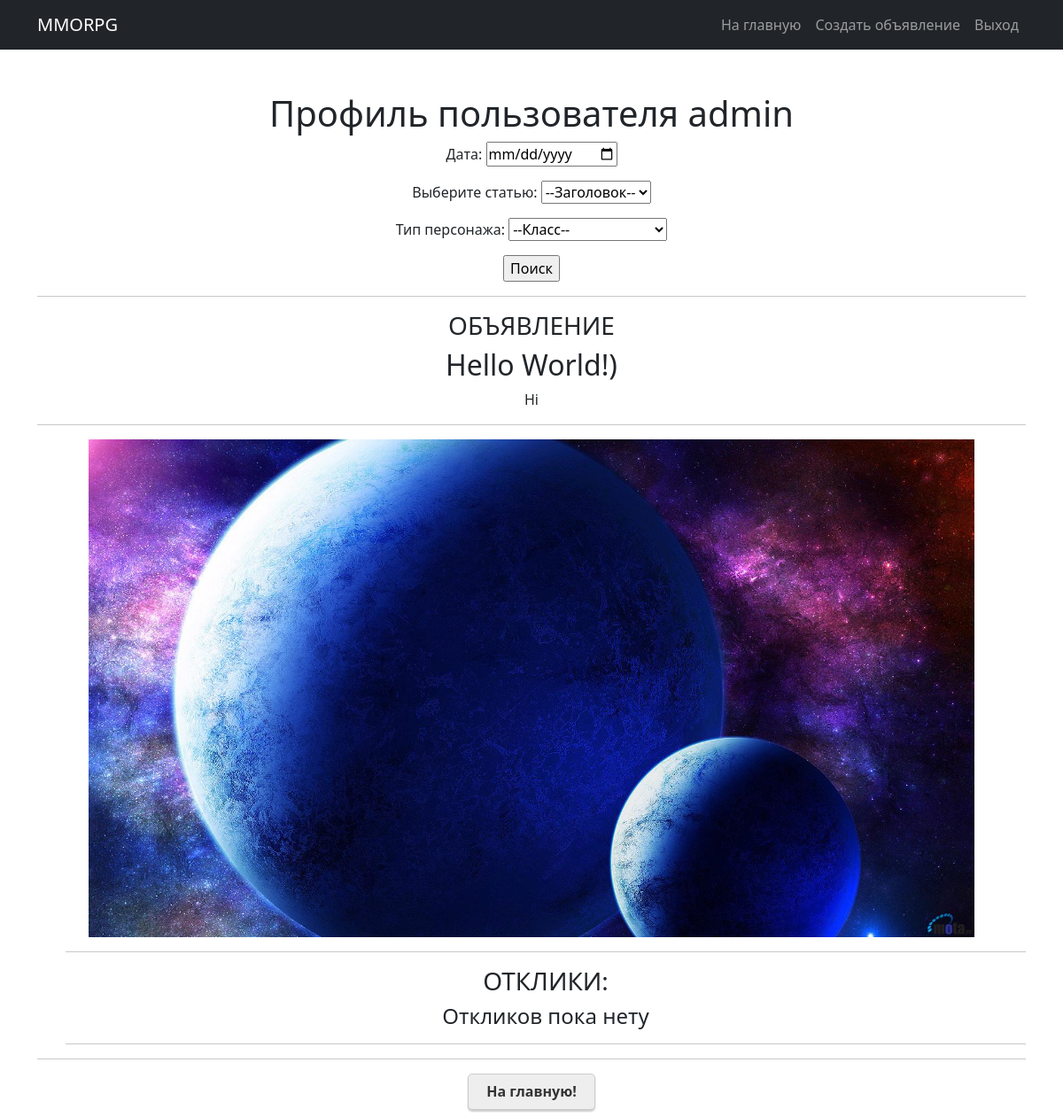
/profile/ (signed in), run on the app's committed database.
### appmmo/models.py (models this page shows, shortened)
class Advertisement(models.Model):
    tank = 'TK'
    heal = 'HL'
    dd = 'DD'
    trader = 'TD'
    guild_masters = 'GM'
    quest_giver = 'KG'
    blacksmith = 'BS'
    the_tanner = 'TR'
    potions_master = 'PM'
    master_of_spells = 'SP'
    CATEGORY_CHOIESES = (
        (tank, ('Танки')),
        (heal, ('Хилы')),
        (dd, ('ДД')),
        (trader, ('Торговец')),
        (guild_masters, ('Гилдмастер')),
        (quest_giver, ('Квестгивер')),
        (blacksmith, ('Кузнец')),
        (the_tanner, ('Кожевник')),
        (potions_master, ('Зельевар')),
        (master_of_spells, ('Мастер заклинаний')),
    )
    author = models.ForeignKey(User, on_delete=models.CASCADE)
    heading = models.CharField(max_length=128, help_text=('Название объявления'))
    text = models.TextField(help_text=('Это текст объявления'))
    classType = models.CharField(max_length=2, choices=CATEGORY_CHOIESES, help_text=('Тип класса'))
    image = models.ImageField(max_length=255,  upload_to=user_directory_path, null=True, blank=True)
    dateCreation = models.DateTimeField(auto_now_add=True)
    def __str__(self):
        return f'{self.heading}'

### appmmo/views.py (the view)
# urls.py: path('profile/', ProfileView.as_view(), name='profile'),
class ProfileView(ListView):
    model = Advertisement
    template_name = 'Profile.html'
    context_object_name = 'profile'
    ordering = ['-dateCreation']
    def get_queryset(self):
        queryset = super().get_queryset()
        self.filterset = AdvFilter(self.request.GET, request=self.request,
                                   queryset=queryset.filter(author=self.request.user))
        return self.filterset.qs
    def get_context_data(self, **kwargs):
        context = super().get_context_data(**kwargs)
        context['filterset'] = self.filterset
        print(self.filterset)
        print(self.filterset.qs)
        return context

### appmmo/filters.py (called while the page is built)
def ourBranches(request):
    if request is None:
        return Advertisement.objects.none()
    author = request.user
    return Advertisement.objects.filter(author=author)

### templates/Profile.html (shortened to what this page needs)
{% extends 'flatpages/default.html' %}
{% block content %}
<h1>Профиль пользователя {{ request.user.username }}</h1>
  <form action="" method="get">
    {{ filterset.form.as_p }}
    <input type="submit" value="Поиск"/>
  </form>
  <hr>
{% for advertisement in profile %}
<h3>ОБЪЯВЛЕНИЕ</h3>
<h2>{{ advertisement.heading }}</h2>
<p>{{ advertisement.text }}</p>
<hr>
    {% if advertisement.image %}
<div class="image-container">
<img src="{{ advertisement.image.url }}">
</div>
    {%  endif %}
<ul>
    <hr>
    <h3>ОТКЛИКИ:</h3>
    {% if advertisement.responses.all %}
    {% for response in advertisement.responses.all %}
    <li><h4>{{ response.user }}</h4>
        {{ response.text }}
        <br>
        <br>
    </li>
    <br>
    {% if response.is_active %}
    {% if advertisement.author == request.user %}
    <p class="text-center"><a href="{% url 'response_deactive' pk=advertisement.id pk_res=response.id %}" class="btn btn-secondary btn-sm"> Отклонить </a></p>
     {% endif %}
    Активирован
    {% else %}
        {% if advertisement.author == request.user %}
    <p class="text-center"><a href="{% url 'response_active' pk=advertisement.id pk_res=response.id %}" class="btn btn-secondary btn-sm"> Принять </a></p>
        {% endif %}
    Не активирован
    {% endif %}
                {% if Adver.author == request.user  %}
    <a href="{% url 'response_delete' pk=advertisement.id pk_res=response.id %}"> Удалить </a>
                {% endif %}
    {% endfor %}
    {% else %}
    <h4>Откликов пока нету</h4>
    {% endif %}
    <hr>
</ul>
{% endfor %}
<div class="bottom">
  <hr>
  <h6><a href="/" class="button">На главную!</a></h6>
</div>
{% endblock content %}

### templates/Profile.html (style rules this page uses)
.image-container { display: flex; justify-content: center; align-items: center; }
img { max-width: 1000px; max-height: 1000px; min-width: 200px; min-height: 200px; }
a.button { display: inline-block; border: 1px solid #ccc; background-color: #eee; color: #333; padding: 10px 20px; text-decoration: none; font-size: 16px; font-weight: bold; border-radius: 5px; box-shadow: 0px 2px 2px #ccc; }

### data on the page
Advertisement: heading "Hello World!)", text "Hi", image (picture), shows "Откликов пока нету"

### other printed values
{{ request.user.username }} "admin"
